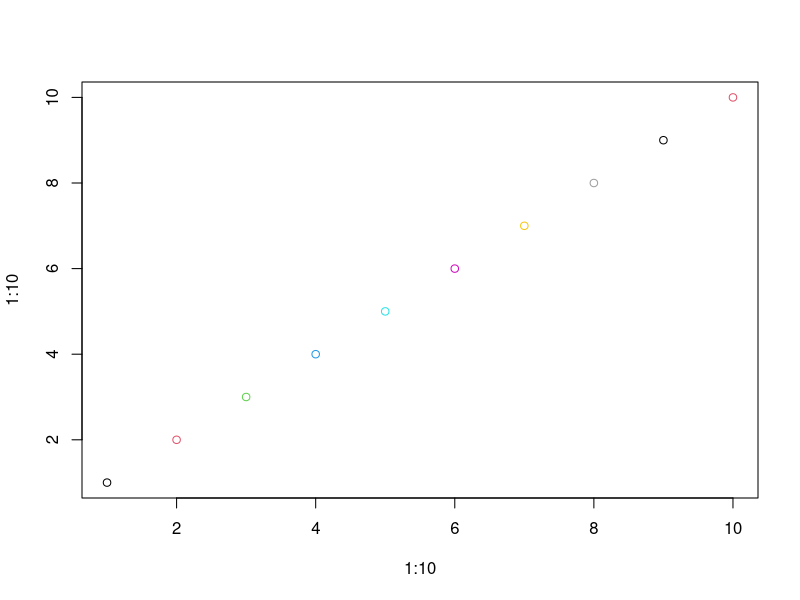

Write the R code that produced this figure.
## ---- chunk 1
plot(1:10,1:10,col=1:10)
